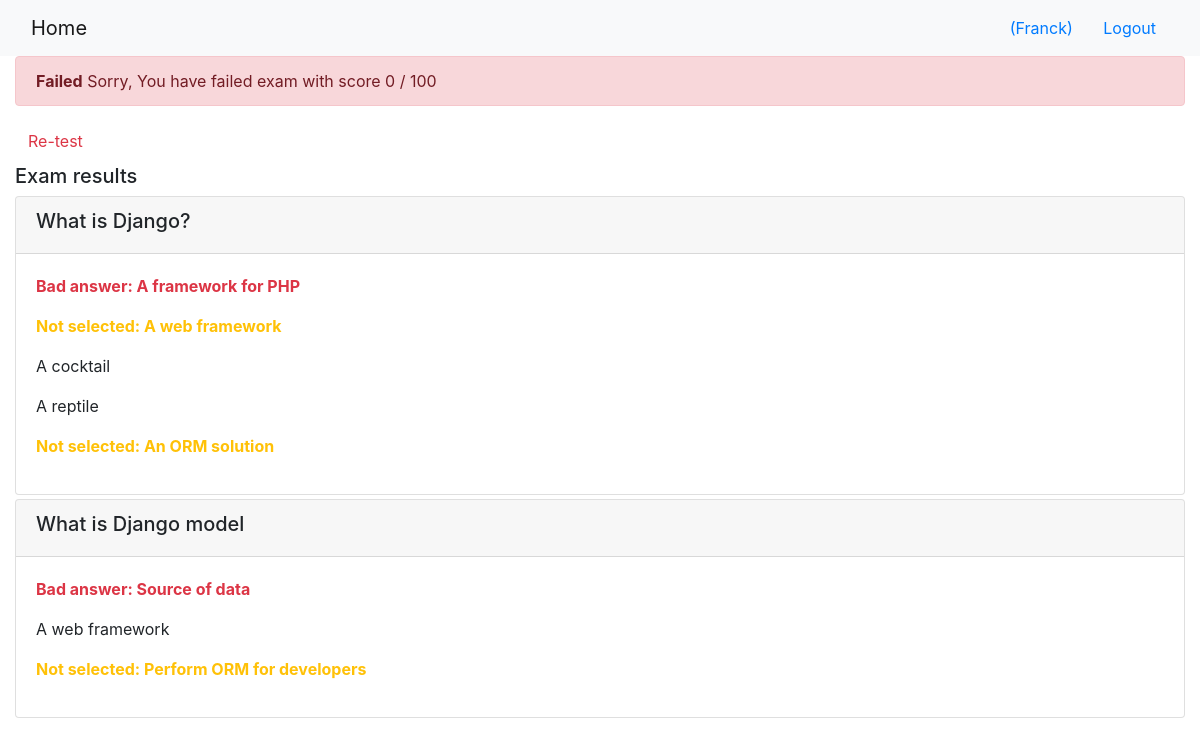
/onlinecourse/course/1/submission/1/result/ (signed in), run on the app's committed database.
### onlinecourse/models.py (models this page shows, shortened)
class Question(models.Model):
    course = models.ForeignKey(Course, on_delete=models.CASCADE)
    question_text = models.CharField(max_length=400, default="question")
    grade = models.IntegerField(default=0)

class Choice(models.Model):
    question = models.ForeignKey(Question, on_delete=models.CASCADE)
    choice_text = models.CharField(max_length=400, default="choice")
    is_correct = models.BooleanField(default=False)

### onlinecourse/views.py (the view)
# urls.py: path('course/<int:course_id>/submission/<int:submission_id>/result/', views.show_exam_result,name='show_exam_result'),
def show_exam_result(request, course_id, submission_id):
    course = get_object_or_404(Course, pk=course_id)
    submission = get_object_or_404(Submission, pk=submission_id)
    context = {}
    choices = submission.choices.all()
    score = 0
    for choice in choices:
        if choice.is_correct:
            score = score + choice.question.grade
        else:
            score = score - choice.question.grade
    if score < 0:
        score = 0
    context['course'] = course
    context['selected_ids'] = choices
    context['grade'] = score
    return render(request, 'onlinecourse/exam_result_bootstrap.html', context)

### onlinecourse/templates/onlinecourse/exam_result_bootstrap.html (shortened to what this page needs)
<!DOCTYPE html>
<html lang="en">
<head>
    {% load static %}
    <link rel="stylesheet" href="https://maxcdn.bootstrapcdn.com/bootstrap/4.5.2/css/bootstrap.min.css">
</head>
<body>
 <nav class="navbar navbar-light bg-light">
    <div class="container-fluid">
        <div class="navbar-header">
              <a class="navbar-brand" href="{% url 'onlinecourse:index' %}">Home</a>
        </div>
        <ul class="nav navbar-nav navbar-right">
            {% if user.is_authenticated %}
            <li>
                <a class="btn btn-link" href="#">{{ user.first_name }}({{ user.username }})</a>
                <a class="btn btn-link" href="{% url 'onlinecourse:logout' %}">Logout</a>
            </li>
            {% endif %}
        </ul>
    </div>
</nav>
<div class="container-fluid">
    {% if grade > 80 %}
    <div class="alert alert-success">
       <strong>Congratulations, {{ user.first_name }}!</strong> You have passed the exam and completed the course with score {{ grade }} / 100
    </div>
        {% else %}
        <div class="alert alert-danger">
            <strong>Failed</strong> Sorry, {{ user.first_name }} You have failed exam with score {{ grade }} / 100
        </div>
        <a class="btn btn-link text-danger" href="{% url 'onlinecourse:course_details' course.id %}">Re-test</a>
        {% endif %}
        <div class="card-columns-vertical mt-1">
        <h5 class="">Exam results</h5>
            {% for question in course.question_set.all %}
                <div class="card mt-1">
                    <div class="card-header"><h5>{{ question.question_text}}</h5></div>
                    <div class="card-body">
                    {% for choice in question.choice_set.all %}
                        {% if choice in selected_ids and choice.is_correct == True %}
                            <p class="text-success"><strong>Correct answer: {{ choice.choice_text}}</strong></p>
                        {% elif choice in selected_ids and choice.is_correct == False %}
                            <p class="text-danger"><strong>Bad answer: {{ choice.choice_text}}</strong></p>
                        {% elif choice.is_correct == True %}
                            <p class="text-warning"><strong>Not selected: {{ choice.choice_text}}</strong></p>
                        {% else %}
                            <p class="card-text">{{ choice.choice_text}}</p>
                        {% endif %}
                    {% endfor %}
                    </div>
                </div>
            {% endfor %}
        </div>
    </div>
</body>
</html>

### data on the page
Question: question_text "What is Django?"
Choice: choice_text "A framework for PHP"
Choice: choice_text "A web framework"
Choice: choice_text "A cocktail"
Choice: choice_text "A reptile"
Choice: choice_text "An ORM solution"
Question: question_text "What is Django model"
Choice: choice_text "Source of data"
Choice: choice_text "A web framework"
Choice: choice_text "Perform ORM for developers"

### other printed values
{{ user.username }} "Franck"
{{ grade }} "0"
